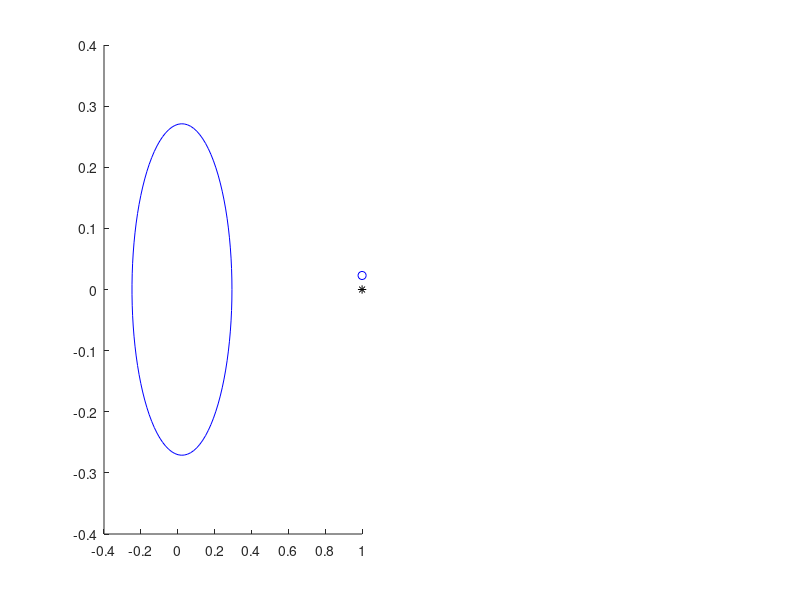

Here is the MATLAB script that generated this plot: (Note: this script raises an error after producing the figure.)
clc;
clear;
close all;
%% Airfoil Characteristics

c = 1; % Chord length
tc = 12./100; % Thickness to Chord Ratio

%% Joukowski circle 

a = (c./4) * ( 1 + 2.*tc.*4/(3.*sqrt(3)) )  .* (1 + tc.*4/(3.*sqrt(3)) )^(-2)

b = a .* tc .* 4/(3.*sqrt(3))

R = a + b;
Zeta_origin = b;
Zeta_circ = R*exp(1i*linspace(0,2*pi,100)) + Zeta_origin;

%% Plot

figure, 
subplot(1,2,1), hold all
plot(complex(0),'k*') % this is (0,0)
plot(complex(Zeta_origin),'bo') % this is the center of the circle 
plot(Zeta_circ,'b')
hold on
plot(complex(reverse_joukowski(naca_mapping(c, tc),a)),'r')
axis equal tight, axis([-1.5*R,1.5*R,-1.5*R,1.5*R]) 
grid on, grid minor
xlabel('\eta'), ylabel('\xi')
%
subplot(1,2,2), hold all
plot(joukowski_mapping(Zeta_circ,a),'b')
hold on
plot(naca_mapping(c, tc),'r')
view(2), axis equal tight, axis([-0.75*c,0.75*c,-0.75*c,0.75*c]) 
grid on, grid minor
xlabel('x'), ylabel('y')

% subplot(1,3,3), hold all
% plot(naca_mapping(c, tc),'m')
% view(2), axis equal tight, axis([-0.75*c,0.75*c,-0.75*c,0.75*c]) 
% grid on, grid minor
% xlabel('x'), ylabel('y') 